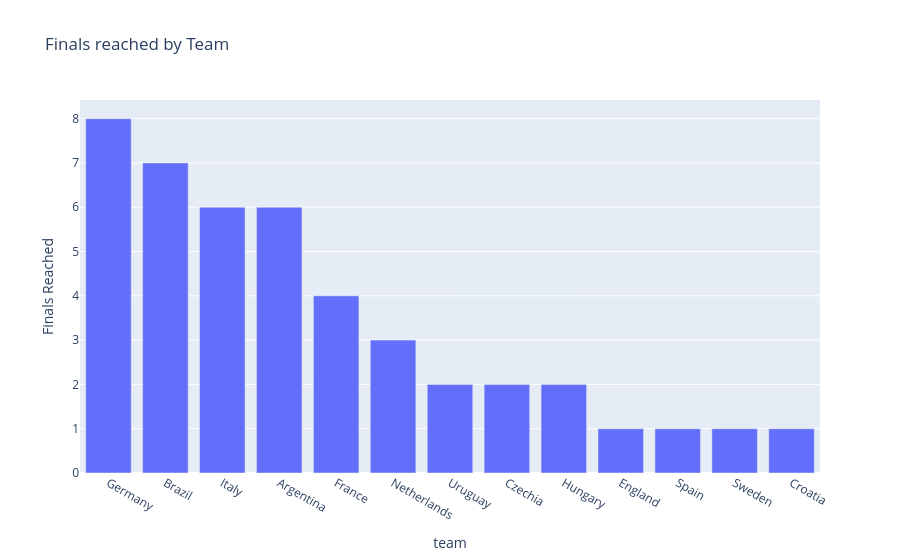

The notebook cell this image was saved under:
### Code cell
finals = pd.concat([df_editions["champion_canon"], df_editions["runner_up_canon"]], ignore_index=True)
finals = finals.value_counts().reset_index()
finals.columns = ["team", "Finals Reached"]
px.bar(finals, x="team", y="Finals Reached", title="Finals reached by Team")

### Figure 1 — Plotly figure (JSON) as saved in the notebook; plotly's stock layout.template omitted (floating-point values rounded to 4 significant figures)
{"data": [{"hovertemplate": "team=%{x}<br>Finals Reached=%{y}<extra></extra>", "legendgroup": "", "marker": {"color": "#636efa", "pattern": {"shape": ""}}, "name": "", "orientation": "v", "showlegend": false, "textposition": "auto", "type": "bar", "x": ["Germany", "Brazil", "Italy", "Argentina", "France", "Netherlands", "Uruguay", "Czechia", "Hungary", "England", "Spain", "Sweden", "Croatia"], "xaxis": "x", "y": [8, 7, 6, 6, 4, 3, 2, 2, 2, 1, 1, 1, 1], "yaxis": "y"}], "layout": {"barmode": "relative", "legend": {"tracegroupgap": 0}, "title": {"text": "Finals reached by Team"}, "xaxis": {"anchor": "y", "domain": [0, 1], "title": {"text": "team"}}, "yaxis": {"anchor": "x", "domain": [0, 1], "title": {"text": "Finals Reached"}}}}
